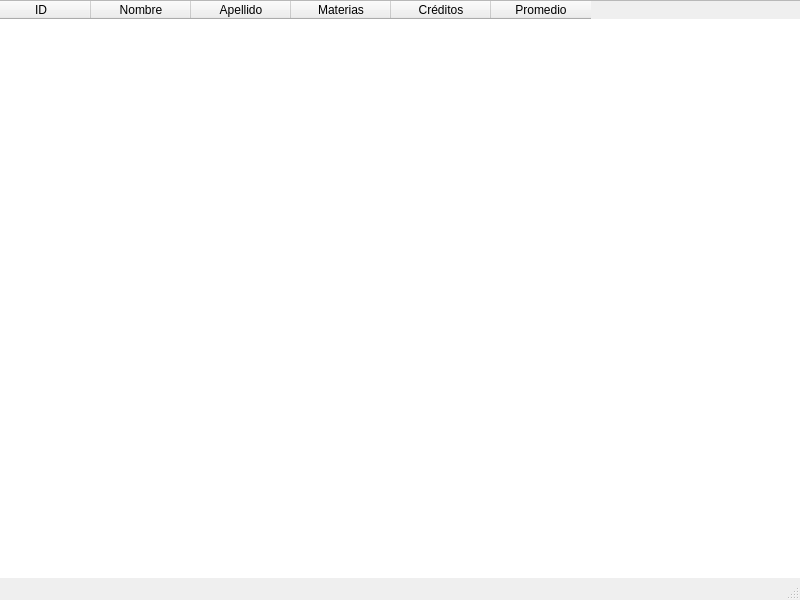
<?xml version="1.0" encoding="UTF-8"?>
<ui version="4.0">
 <class>MainWindow</class>
 <widget class="QMainWindow" name="MainWindow">
  <property name="geometry">
   <rect>
    <x>0</x>
    <y>0</y>
    <width>800</width>
    <height>600</height>
   </rect>
  </property>
  <property name="windowTitle">
   <string>MainWindow</string>
  </property>
  <widget class="QWidget" name="FrmRanking">
   <widget class="QTableWidget" name="TblRanking">
    <property name="geometry">
     <rect>
      <x>-10</x>
      <y>0</y>
      <width>811</width>
      <height>591</height>
     </rect>
    </property>
    <column>
     <property name="text">
      <string>ID</string>
     </property>
    </column>
    <column>
     <property name="text">
      <string>Nombre</string>
     </property>
    </column>
    <column>
     <property name="text">
      <string>Apellido</string>
     </property>
    </column>
    <column>
     <property name="text">
      <string>Materias</string>
     </property>
    </column>
    <column>
     <property name="text">
      <string>Créditos</string>
     </property>
    </column>
    <column>
     <property name="text">
      <string>Promedio</string>
     </property>
    </column>
   </widget>
  </widget>
  <widget class="QMenuBar" name="menubar">
   <property name="geometry">
    <rect>
     <x>0</x>
     <y>0</y>
     <width>800</width>
     <height>22</height>
    </rect>
   </property>
  </widget>
  <widget class="QStatusBar" name="statusbar"/>
 </widget>
 <resources/>
 <connections/>
</ui>
